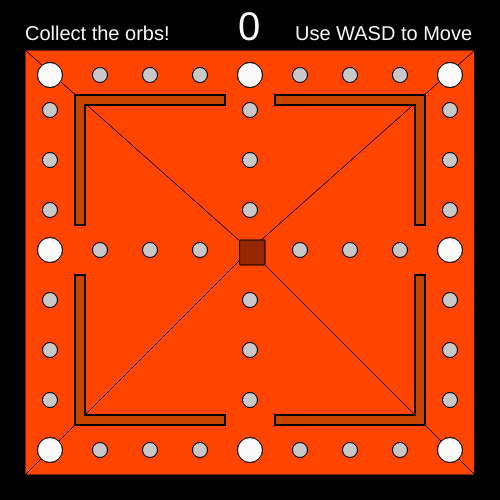
Frame 1 (no input)
Frame 60 (no input): identical to frame 1, image omitted
Frame 120 (the mouse pressed at the canvas centre since frame 60): identical to frame 1, image omitted

The p5.js sketch that drew this single still picture (run headless with seeded random() and noise() and a simulated clock; from frame 60 on, the mouse is pressed at the canvas centre):

// p5.js sketch
// ── sketch.js
//Rect Variables
  var rx = 240      //Rect x-cords
  var ry = 240      //Rect y-cords
  var rs = 25       //Rect Height and width
  var speed = 3     //Speed, d u h
//Ellipse Variables
  var ses = 15      //Small Ellipse Size
  var les = 25      //Large Ellipse Size
//Score variables
  var score = 0     //Total = 52
  var small = 1     //Small orbs get + 1
  var large = 2     //Large orbs get + 2
//Collision Variables 
  //Large Ellipses' vars
  var les1 = true
  var les2 = true
  var les3 = true
  var les4 = true
  var les5 = true
  var les6 = true
  var les7 = true
  var les8 = true
  //Small Ellipses' vars
  var ses1 = true
  var ses2 = true
  var ses3 = true
  var ses4 = true
  var ses5 = true
  var ses6 = true
  var ses7 = true
  var ses8 = true
  var ses9 = true
  var ses10 = true
  var ses11 = true
  var ses12 = true
  var ses13 = true
  var ses14 = true
  var ses15 = true
  var ses16 = true
  var ses17 = true
  var ses18 = true
  var ses19 = true
  var ses20 = true
  var ses21 = true
  var ses22 = true
  var ses23 = true
  var ses24 = true
  var ses25 = true
  var ses26 = true
  var ses27 = true
  var ses28 = true
  var ses29 = true
  var ses30 = true
  var ses31 = true
  var ses32 = true
  var ses33 = true
  var ses34 = true
  var ses35 = true
  var ses36 = true

function setup() {
createCanvas(500, 500)
}

function draw(){
  background(255,69,0)
  fill(255, 69, 0)
  strokeWeight(1)
  stroke(0) 
  beginShape()
  vertex(25, 50)
  vertex(250, 250)
  vertex(475, 50)
  endShape()
  fill(255, 69, 0)
  beginShape()
  vertex(25, 475)
  vertex(250, 250)
  vertex(475, 475)
  endShape()

//Large Orbs to get - 8 orbs in total, + 2 to score each, 16 score total
  //Orb slots
    fill(225,39,0)
    strokeWeight(1)
    stroke(0) 
    ellipse(250, 75, les, les)
    ellipse(50, 75, les, les)
    ellipse(50, 250, les, les)
    ellipse(450, 75, les, les)
    ellipse(50, 450, les, les)
    ellipse(450, 250, les, les)
    ellipse(450, 450, les, les)
    ellipse(250, 450, les, les)
  //Collisions
    fill(250)
    if(rx <= 250 && rx + rs >= 250 && ry <= 75 && ry + rs >= 75 && les1)
      {
      les1 = false;
      score += large;
      }
      if(les1)
      {
      ellipse(250, 75, les, les)      //Top mid
    }

    if(rx <= 50 && rx + rs >= 50 && ry <= 75 && ry + rs >= 75 && les2)
      {
      les2 = false;
      score += large;
      }
      if(les2)
      {
      ellipse(50, 75, les, les)       //Top left
    }

    if(rx <= 50 && rx + rs >= 50 && ry <= 250 && ry + rs >= 250 && les3)
      {
      les3 = false;
      score += large;
      }
      if(les3)
      {
      ellipse(50, 250, les, les)      //Mid left
    }


    if(rx <= 450 && rx + rs >= 450 && ry <= 75 && ry + rs >= 75 && les4)
      {
      les4 = false;
      score += large;
      }
      if(les4)
      {
      ellipse(450, 75, les, les)      //Top right
    }

    if(rx <= 50 && rx + rs >= 50 && ry <= 450 && ry + rs >= 450 && les5)
      {
      les5 = false;
      score += large;
      }
      if(les5)
      {
      ellipse(50, 450, les, les)      //Bottom left
    }

    if(rx <= 450 && rx + rs >= 450 && ry <= 250 && ry + rs >= 250 && les6)
      {
      les6 = false;
      score += large;
      }
      if(les6)
      {
      ellipse(450, 250, les, les)     //Mid right
    }

    if(rx <= 450 && rx + rs >= 450 && ry <= 450 && ry + rs >= 450 && les7)
      {
      les7 = false;
      score += large;
      }
      if(les7)
      {
      ellipse(450, 450, les, les)     //Bottom right
    }

    if(rx <= 250 && rx + rs >= 250 && ry <= 450 && ry + rs >= 450 && les8)
      {
      les8 = false;
      score += large;
      }
      if(les8)
      {
      ellipse(250, 450, les, les)     //Bottom mid
    }

//Small Orbs to get - 36 orbs in total, + 1 to score each, 36 score total
  //Orb Slots
    fill(225,39,0)
    strokeWeight(1)
    stroke(0) 
    ellipse(100, 75, ses, ses)
    ellipse(150, 75, ses, ses)
    ellipse(200, 75, ses, ses)
    ellipse(300, 75, ses, ses)
    ellipse(350, 75, ses, ses)
    ellipse(400, 75, ses, ses)

    ellipse(100, 250, ses, ses)
    ellipse(150, 250, ses, ses)
    ellipse(200, 250, ses, ses)
    ellipse(300, 250, ses, ses)
    ellipse(350, 250, ses, ses)
    ellipse(400, 250, ses, ses)

    ellipse(100, 450, ses, ses)
    ellipse(150, 450, ses, ses)
    ellipse(200, 450, ses, ses)
    ellipse(300, 450, ses, ses)
    ellipse(350, 450, ses, ses)
    ellipse(400, 450, ses, ses)

    ellipse(50, 110, ses, ses)
    ellipse(50, 160, ses, ses)
    ellipse(50, 210, ses, ses)
    ellipse(50, 300, ses, ses)
    ellipse(50, 350, ses, ses)
    ellipse(50, 400, ses, ses)

    ellipse(250, 110, ses, ses)
    ellipse(250, 160, ses, ses)
    ellipse(250, 210, ses, ses)
    ellipse(250, 300, ses, ses)
    ellipse(250, 350, ses, ses)
    ellipse(250, 400, ses, ses)

    ellipse(450, 110, ses, ses)
    ellipse(450, 160, ses, ses)
    ellipse(450, 210, ses, ses)
    ellipse(450, 300, ses, ses)
    ellipse(450, 350, ses, ses)
    ellipse(450, 400, ses, ses)
  //Collisons
    fill(200)
    //Top Row
    if(rx <= 100 && rx + rs >= 100 && ry <= 75 && ry + rs >= 75 && ses1)
      {
      ses1 = false;
      score += small;
      }
      if(ses1)
      {
      ellipse(100, 75, ses, ses)
    }
    if(rx <= 150 && rx + rs >= 150 && ry <= 75 && ry + rs >= 75 && ses2)
      {
      ses2 = false;
      score += small;
      }
      if(ses2)
      {
      ellipse(150, 75, ses, ses)
    }
    if(rx <= 200 && rx + rs >= 200 && ry <= 75 && ry + rs >= 75 && ses3)
      {
      ses3 = false;
      score += small;
      }
      if(ses3)
      {
      ellipse(200, 75, ses, ses)
    }
    if(rx <= 300 && rx + rs >= 300 && ry <= 75 && ry + rs >= 75 && ses4)
      {
      ses4 = false;
      score += small;
      }
      if(ses4)
      {
      ellipse(300, 75, ses, ses)
    }
    if(rx <= 350 && rx + rs >= 350 && ry <= 75 && ry + rs >= 75 && ses5)
      {
      ses5 = false;
      score += small;
      }
      if(ses5)
      {
      ellipse(350, 75, ses, ses)
    }
    if(rx <= 400 && rx + rs >= 400 && ry <= 75 && ry + rs >= 75 && ses6)
      {
      ses6 = false;
      score += small;
      }
      if(ses6)
      {
      ellipse(400, 75, ses, ses)
    }
    //Mid Row
    if(rx <= 100 && rx + rs >= 100 && ry <= 250 && ry + rs >= 250 && ses7)
      {
      ses7 = false;
      score += small;
      }
      if(ses7)
      {
      ellipse(100, 250, ses, ses)
    }
    if(rx <= 150 && rx + rs >= 150 && ry <= 250 && ry + rs >= 250 && ses8)
      {
      ses8 = false;
      score += small;
      }
      if(ses8)
      {
      ellipse(150, 250, ses, ses)
    }
    if(rx <= 200 && rx + rs >= 200 && ry <= 250 && ry + rs >= 250 && ses9)
      {
      ses9 = false;
      score += small;
      }
      if(ses9)
      {
      ellipse(200, 250, ses, ses)
    }
    if(rx <= 300 && rx + rs >= 300 && ry <= 250 && ry + rs >= 250 && ses10)
      {
      ses10 = false;
      score += small;
      }
      if(ses10)
      {
      ellipse(300, 250, ses, ses)
    }
    if(rx <= 350 && rx + rs >= 350 && ry <= 250 && ry + rs >= 250 && ses11)
      {
      ses11 = false;
      score += small;
      }
      if(ses11)
      {
      ellipse(350, 250, ses, ses)
    }
    if(rx <= 400 && rx + rs >= 400 && ry <= 250 && ry + rs >= 250 && ses12)
      {
      ses12 = false;
      score += small;
      }
      if(ses12)
      {
      ellipse(400, 250, ses, ses)
    }
    //Bottom Row
    if(rx <= 100 && rx + rs >= 100 && ry <= 450 && ry + rs >= 450 && ses13)
      {
      ses13 = false;
      score += small;
      }
      if(ses13)
      {
      ellipse(100, 450, ses, ses)
    }
    if(rx <= 150 && rx + rs >= 150 && ry <= 450 && ry + rs >= 450 && ses14)
      {
      ses14 = false;
      score += small;
      }
      if(ses14)
      {
      ellipse(150, 450, ses, ses)
    }
    if(rx <= 200 && rx + rs >= 200 && ry <= 450 && ry + rs >= 450 && ses15)
      {
      ses15 = false;
      score += small;
      }
      if(ses15)
      {
     ellipse(200, 450, ses, ses)
    }
    if(rx <= 300 && rx + rs >= 300 && ry <= 450 && ry + rs >= 450 && ses16)
      {
      ses16 = false;
      score += small;
      }
      if(ses16)
      {
      ellipse(300, 450, ses, ses)
    }
    if(rx <= 350 && rx + rs >= 350 && ry <= 450 && ry + rs >= 450 && ses17)
      {
      ses17 = false;
      score += small;
      }
      if(ses17)
      {
      ellipse(350, 450, ses, ses)
    }
    if(rx <= 400 && rx + rs >= 400 && ry <= 450 && ry + rs >= 450 && ses18)
      {
      ses18 = false;
      score += small;
      }
      if(ses18)
      {
      ellipse(400, 450, ses, ses)
    }
    //Left Column
    if(rx <= 50 && rx + rs >= 50 && ry <= 110 && ry + rs >= 110 && ses19)
      {
      ses19 = false;
      score += small;
      }
      if(ses19)
      {
      ellipse(50, 110, ses, ses)
    }
    if(rx <= 50 && rx + rs >= 50 && ry <= 160 && ry + rs >= 160 && ses20)
      {
      ses20 = false;
      score += small;
      }
      if(ses20)
      {
      ellipse(50, 160, ses, ses)
    }
    if(rx <= 50 && rx + rs >= 50 && ry <= 210 && ry + rs >= 210 && ses21)
      {
      ses21 = false;
      score += small;
      }
      if(ses21)
      {
      ellipse(50, 210, ses, ses)
    }
    if(rx <= 50 && rx + rs >= 50 && ry <= 300 && ry + rs >= 300 && ses22)
      {
      ses22 = false;
      score += small;
      }
      if(ses22)
      {
      ellipse(50, 300, ses, ses)
    }
    if(rx <= 50 && rx + rs >= 50 && ry <= 350 && ry + rs >= 350 && ses23)
      {
      ses23 = false;
      score += small;
      }
      if(ses23)
      {
      ellipse(50, 350, ses, ses)
    }
    if(rx <= 50 && rx + rs >= 50 && ry <= 400 && ry + rs >= 400 && ses24)
      {
      ses24 = false;
      score += small;
      }
      if(ses24)
      {
      ellipse(50, 400, ses, ses)
    }
    //Mid Column
    if(rx <= 250 && rx + rs >= 250 && ry <= 110 && ry + rs >= 110 && ses25)
      {
      ses25 = false;
      score += small;
      }
      if(ses25)
      {
      ellipse(250, 110, ses, ses)
    }
    if(rx <= 250 && rx + rs >= 250 && ry <= 160 && ry + rs >= 160 && ses26)
      {
      ses26 = false;
      score += small;
      }
      if(ses26)
      {
      ellipse(250, 160, ses, ses)
    }
    if(rx <= 250 && rx + rs >= 250 && ry <= 210 && ry + rs >= 210 && ses27)
      {
      ses27 = false;
      score += small;
      }
      if(ses27)
      {
      ellipse(250, 210, ses, ses)
    }
    if(rx <= 250 && rx + rs >= 250 && ry <= 300 && ry + rs >= 300 && ses28)
      {
      ses28 = false;
      score += small;
      }
      if(ses28)
      {
      ellipse(250, 300, ses, ses)
    }
    if(rx <= 250 && rx + rs >= 250 && ry <= 350 && ry + rs >= 350 && ses29)
      {
      ses29 = false;
      score += small;
      }
      if(ses29)
      {
      ellipse(250, 350, ses, ses)
    }
    if(rx <= 250 && rx + rs >= 250 && ry <= 400 && ry + rs >= 400 && ses30)
      {
      ses30 = false;
      score += small;
      }
      if(ses30)
      {
      ellipse(250, 400, ses, ses)
    }
    //Right Column
    if(rx <= 450 && rx + rs >= 450 && ry <= 110 && ry + rs >= 110 && ses31)
      {
      ses31 = false;
      score += small;
      }
      if(ses31)
      {
      ellipse(450, 110, ses, ses)
    }
    if(rx <= 450 && rx + rs >= 450 && ry <= 160 && ry + rs >= 160 && ses32)
      {
      ses32 = false;
      score += small;
      }
      if(ses32)
      {
      ellipse(450, 160, ses, ses)
    }
    if(rx <= 450 && rx + rs >= 450 && ry <= 210 && ry + rs >= 210 && ses33)
      {
      ses33 = false;
      score += small;
      }
      if(ses33)
      {
      ellipse(450, 210, ses, ses)
    }
    if(rx <= 450 && rx + rs >= 450 && ry <= 300 && ry + rs >= 300 && ses34)
      {
      ses34 = false;
      score += small;
      }
      if(ses34)
      {
      ellipse(450, 300, ses, ses)
    }
    if(rx <= 450 && rx + rs >= 450 && ry <= 350 && ry + rs >= 350 && ses35)
      {
      ses35 = false;
      score += small;
      }
      if(ses35)
      {
      ellipse(450, 350, ses, ses)
    }
    if(rx <= 450 && rx + rs >= 450 && ry <= 400 && ry + rs >= 400 && ses36)
      {
      ses36 = false;
      score += small;
      }
      if(ses36)
      {
      ellipse(450, 400, ses, ses)
    }

//Borders
  fill(0)
  strokeWeight(1)
  stroke(0) 
  rect(0, 0, 25, 500)
  rect(475, 0, 25, 500)
  rect(0, 475, 500, 25)
  rect(0, 0, 500, 50)
  //Inner Top left
  fill(200, 69, 0)
  strokeWeight(2)
  stroke(0) 
  beginShape()
  vertex(75, 95)
  vertex(225, 95)
  vertex(225, 105)
  vertex(85, 105)
  vertex(85, 225)
  vertex(75, 225)
  endShape(CLOSE)
  //Inner Top Right
  beginShape()
  vertex(275, 95)
  vertex(425, 95)
  vertex(425, 225)
  vertex(415, 225)
  vertex(415, 105)
  vertex(275, 105)
  endShape(CLOSE)
  //Inner Bottom Left
  beginShape()
  vertex(75, 275)
  vertex(85, 275)
  vertex(85, 415)
  vertex(225, 415)
  vertex(225, 425)
  vertex(75, 425)
  endShape(CLOSE)
  //Inner Bottom Right
  beginShape()
  vertex(415, 275)
  vertex(425, 275)
  vertex(425, 425)
  vertex(275, 425)
  vertex(275, 415)
  vertex(415, 415)
  endShape(CLOSE)

//Player Item
  fill(150, 40, 0);
  strokeWeight(1)
  stroke(0)
  rect(rx, ry, rs, rs);
  //Controls
    if(keyIsPressed){
      if (key == "w" && ry > 50){
      ry -= speed;
    }

      if (key == "a" && rx > 25){
      rx -= speed;
    }

      if (key == "s" && ry < 450){
      ry += speed;
    }

      if (key == "d" && rx < 450){
      rx += speed;
    }
  }

//Win Condition and Score Details
  if(score == 52){  
  fill(0, 250, 0, 120)
  strokeWeight(0)
  rect(0, 0, 500, 500)
  fill(250);
  strokeWeight(5)
  stroke(0) 
  textSize(60);
  text("YOU WIN!", 110, 200);
  }

  fill(250);
  strokeWeight(1)
  stroke(0) 
  textSize(40);
  text(score, 238, 40);

  fill(250);
  strokeWeight(1)
  stroke(0) 
  textSize(20);
  text("Use WASD to Move", 295, 40);

  fill(250);
  strokeWeight(1)
  stroke(0) 
  textSize(20);
  text("Collect the orbs!", 25, 40);

}
